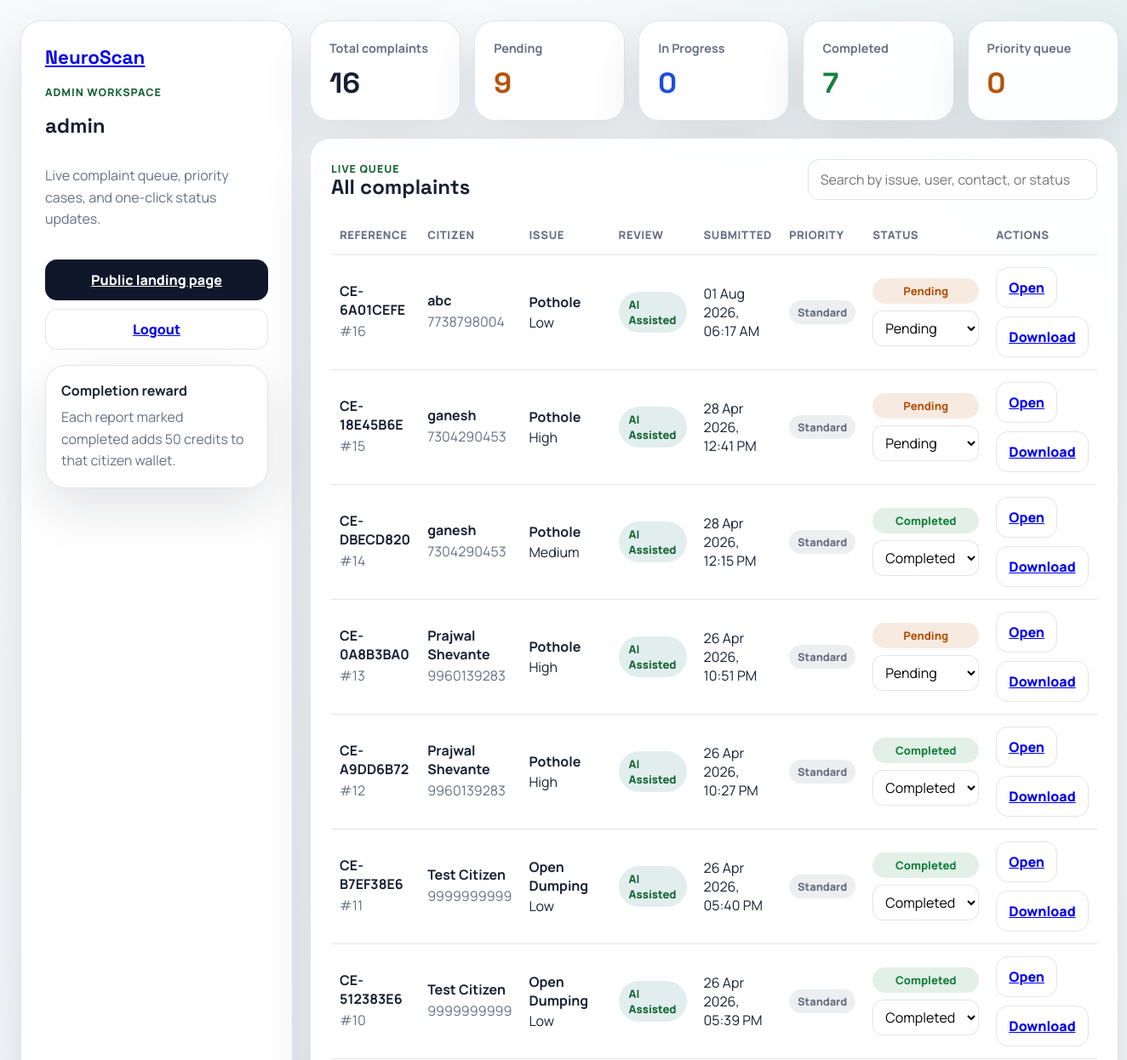
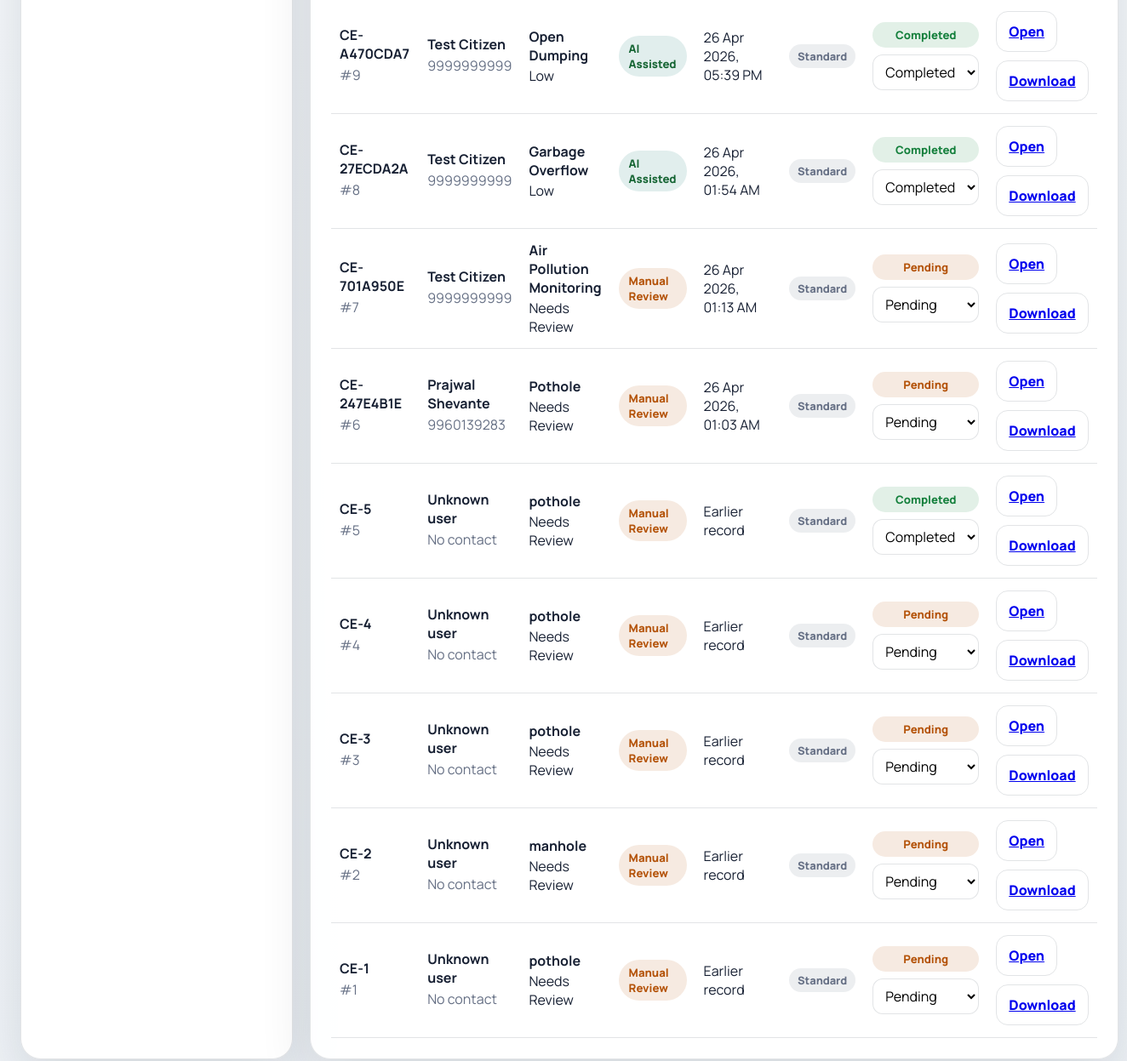
The app's page /admin/dashboard (signed in) with its own data (2 pictures, top to bottom).
### database.py (models this page shows)
class Complaint(Base):
    __tablename__ = "complaints"
    id = Column(Integer, primary_key=True)
    issue_type = Column(String)
    image_path = Column(String)
    confidence = Column(Float)
    latitude = Column(Float)
    longitude = Column(Float)
    comment = Column(String)
    status = Column(String, default="Pending")
    user_name = Column(String)
    user_contact = Column(String)
    reference_code = Column(String)
    created_at = Column(String)
    user_id = Column(Integer)
    issue_key = Column(String)
    detection_mode = Column(String)
    model_key = Column(String)
    severity = Column(String)
    last_updated_at = Column(String)
    reward_points = Column(Integer, default=0)
    priority_requested = Column(Integer, default=0)

### app.py (the view)
@app.get("/admin/dashboard", response_class=HTMLResponse)
async def admin_dashboard(request: Request):
    admin_session = get_current_admin_session(request)
    if not admin_session:
        return RedirectResponse("/login?tab=admin", status_code=302)
    db = SessionLocal()
    try:
        complaints = db.query(Complaint).order_by(Complaint.id.desc()).all()
    finally:
        db.close()
    stats = {
        "total": len(complaints),
        "pending": sum(1 for complaint in complaints if complaint.status == "Pending"),
        "in_progress": sum(1 for complaint in complaints if complaint.status == "In Progress"),
        "completed": sum(1 for complaint in complaints if complaint.status == "Completed"),
        "priority": sum(1 for complaint in complaints if getattr(complaint, "priority_requested", 0)),
    }
    return templates.TemplateResponse(
        request,
        "admin.html",
        {
            "request": request,
            "complaints": complaints,
            "stats": stats,
            "admin": admin_session,
            "status_choices": ["Pending", "In Progress", "Completed"],
            "completion_reward_points": COMPLETION_REWARD_POINTS,
        },
    )

### templates/admin.html (shortened to what this page needs)
<!DOCTYPE html>
<html lang="en">
<head>
    <link rel="stylesheet" href="/static/admin.css">
</head>
<body>
    <div class="dashboard-shell">
        <aside class="dashboard-sidebar">
            <a href="/" class="brand">NeuroScan</a>
            <p class="sidebar-label">Admin workspace</p>
            <h1>{{ admin.name }}</h1>
            <p class="sidebar-copy">Live complaint queue, priority cases, and one-click status updates.</p>
            <div class="sidebar-actions">
                <a href="/" class="sidebar-link">Public landing page</a>
                <a href="/admin/logout" class="sidebar-link">Logout</a>
            </div>
            <div class="sidebar-note">
                <strong>Completion reward</strong>
                <p>Each report marked completed adds {{ completion_reward_points }} credits to that citizen wallet.</p>
            </div>
        </aside>
        <main class="dashboard-main">
            <section class="stats-row">
                <article class="stat-card">
                    <span>Total complaints</span>
                    <strong>{{ stats.total }}</strong>
                </article>
                <article class="stat-card warning">
                    <span>Pending</span>
                    <strong>{{ stats.pending }}</strong>
                </article>
                <article class="stat-card info">
                    <span>In Progress</span>
                    <strong>{{ stats.in_progress }}</strong>
                </article>
                <article class="stat-card success">
                    <span>Completed</span>
                    <strong>{{ stats.completed }}</strong>
                </article>
                <article class="stat-card accent">
                    <span>Priority queue</span>
                    <strong>{{ stats.priority }}</strong>
                </article>
            </section>
            <section class="table-panel">
                <div class="panel-head">
                    <div>
                        <p class="mini-label">Live queue</p>
                        <h2>All complaints</h2>
                    </div>
                    <input id="searchInput" type="text" placeholder="Search by issue, user, contact, or status">
                </div>
                <div class="table-wrap">
                    <table>
                        <thead>
                            <tr>
                                <th>Reference</th>
                                <th>Citizen</th>
                                <th>Issue</th>
                                <th>Review</th>
                                <th>Submitted</th>
                                <th>Priority</th>
                                <th>Status</th>
                                <th>Actions</th>
                            </tr>
                        </thead>
                        <tbody id="complaintsTable">
                            {% for c in complaints %}
                            <tr data-search="{{ (c.reference_code or ('CE-' ~ c.id)) ~ ' ' ~ (c.user_name or '') ~ ' ' ~ (c.user_contact or '') ~ ' ' ~ (c.issue_type or '') ~ ' ' ~ (c.status or '') ~ ' ' ~ (c.detection_mode or '') ~ ' ' ~ (c.severity or '') ~ ' ' ~ ('priority' if c.priority_requested else 'standard') }}">
                                <td>
                                    <div class="ref-block">
                                        <strong>{{ c.reference_code or ('CE-' ~ c.id) }}</strong>
                                        <span>#{{ c.id }}</span>
                                    </div>
                                </td>
                                <td>
                                    <div class="user-block">
                                        <strong>{{ c.user_name or 'Unknown user' }}</strong>
                                        <span>{{ c.user_contact or 'No contact' }}</span>
                                    </div>
                                </td>
                                <td>
                                    <div class="issue-block">
                                        <strong>{{ c.issue_type }}</strong>
                                        <span>{{ c.severity or 'Needs Review' }}</span>
                                    </div>
                                </td>
                                <td>
                                    <span class="review-chip {{ (c.detection_mode or 'Manual Review').lower().replace(' ', '-') }}">{{ c.detection_mode or 'Manual Review' }}</span>
                                </td>
                                <td>{{ c.created_at or 'Earlier record' }}</td>
                                <td>
                                    {% if c.priority_requested %}
                                    <span class="priority-chip">Priority</span>
                                    {% else %}
                                    <span class="priority-chip muted">Standard</span>
                                    {% endif %}
                                </td>
                                <td>
                                    <div class="status-cell">
                                        <span id="status-chip-{{ c.id }}" class="status-chip {{ (c.status or 'Pending').lower().replace(' ', '-') }}">{{ c.status or 'Pending' }}</span>
                                        <select class="table-status-select" onchange="updateStatus({{ c.id }}, this.value)">
                                            {% for status in status_choices %}
                                            <option value="{{ status }}" {{ 'selected' if (c.status or 'Pending') == status else '' }}>{{ status }}</option>
                                            {% endfor %}
                                        </select>
                                    </div>
                                </td>
                                <td>
                                    <div class="action-row">
                                        <a class="table-link" href="/admin/report/{{ c.id }}">Open</a>
                                        <a class="table-link" href="/admin/download/{{ c.id }}">Download</a>
                                    </div>
                                </td>
                            </tr>
                            {% endfor %}
                        </tbody>
                    </table>
                </div>
            </section>
        </main>
    </div>
</body>
</html>

### records on screen
Complaint: reference_code "CE-6A01CEFE", id "16", user_name "abc", user_contact "7738798004", issue_type "Pothole", severity "Low", detection_mode "AI Assisted", created_at "01 Aug 2026, 06:17 AM", priority_requested "Standard", status "Pending", id "Pending"
Complaint: reference_code "CE-18E45B6E", id "15", user_name "ganesh", user_contact "7304290453", issue_type "Pothole", severity "High", detection_mode "AI Assisted", created_at "28 Apr 2026, 12:41 PM", priority_requested "Standard", status "Pending", id "Pending"
Complaint: reference_code "CE-DBECD820", id "14", user_name "ganesh", user_contact "7304290453", issue_type "Pothole", severity "Medium", detection_mode "AI Assisted", created_at "28 Apr 2026, 12:15 PM", priority_requested "Standard", status "Completed", id "Completed"
Complaint: reference_code "CE-0A8B3BA0", id "13", user_name "Prajwal Shevante", user_contact "9960139283", issue_type "Pothole", severity "High", detection_mode "AI Assisted", created_at "26 Apr 2026, 10:51 PM", priority_requested "Standard", status "Pending", id "Pending"
Complaint: reference_code "CE-A9DD6B72", id "12", user_name "Prajwal Shevante", user_contact "9960139283", issue_type "Pothole", severity "High", detection_mode "AI Assisted", created_at "26 Apr 2026, 10:27 PM", priority_requested "Standard", status "Completed", id "Completed"
Complaint: reference_code "CE-B7EF38E6", id "11", user_name "Test Citizen", user_contact "9999999999", issue_type "Open Dumping", severity "Low", detection_mode "AI Assisted", created_at "26 Apr 2026, 05:40 PM", priority_requested "Standard", status "Completed", id "Completed"
Complaint: reference_code "CE-512383E6", id "10", user_name "Test Citizen", user_contact "9999999999", issue_type "Open Dumping", severity "Low", detection_mode "AI Assisted", created_at "26 Apr 2026, 05:39 PM", priority_requested "Standard", status "Completed", id "Completed"
Complaint: reference_code "CE-A470CDA7", id "9", user_name "Test Citizen", user_contact "9999999999", issue_type "Open Dumping", severity "Low", detection_mode "AI Assisted", created_at "26 Apr 2026, 05:39 PM", priority_requested "Standard", status "Completed", id "Completed"
Complaint: reference_code "CE-27ECDA2A", id "8", user_name "Test Citizen", user_contact "9999999999", issue_type "Garbage Overflow", severity "Low", detection_mode "AI Assisted", created_at "26 Apr 2026, 01:54 AM", priority_requested "Standard", status "Completed", id "Completed"
Complaint: reference_code "CE-701A950E", id "7", user_name "Test Citizen", user_contact "9999999999", issue_type "Air Pollution Monitoring", severity "Needs Review", detection_mode "Manual Review", created_at "26 Apr 2026, 01:13 AM", priority_requested "Standard", status "Pending", id "Pending"
Complaint: reference_code "CE-247E4B1E", id "6", user_name "Prajwal Shevante", user_contact "9960139283", issue_type "Pothole", severity "Needs Review", detection_mode "Manual Review", created_at "26 Apr 2026, 01:03 AM", priority_requested "Standard", status "Pending", id "Pending"
Complaint: reference_code+id "CE-5", id "5", user_name "Unknown user", user_contact "No contact", issue_type "pothole", severity "Needs Review", detection_mode "Manual Review", created_at "Earlier record", priority_requested "Standard", status "Completed", id "Completed"
Complaint: reference_code+id "CE-4", id "4", user_name "Unknown user", user_contact "No contact", issue_type "pothole", severity "Needs Review", detection_mode "Manual Review", created_at "Earlier record", priority_requested "Standard", status "Pending", id "Pending"
Complaint: reference_code+id "CE-3", id "3", user_name "Unknown user", user_contact "No contact", issue_type "pothole", severity "Needs Review", detection_mode "Manual Review", created_at "Earlier record", priority_requested "Standard", status "Pending", id "Pending"
Complaint: reference_code+id "CE-2", id "2", user_name "Unknown user", user_contact "No contact", issue_type "manhole", severity "Needs Review", detection_mode "Manual Review", created_at "Earlier record", priority_requested "Standard", status "Pending", id "Pending"
Complaint: reference_code+id "CE-1", id "1", user_name "Unknown user", user_contact "No contact", issue_type "pothole", severity "Needs Review", detection_mode "Manual Review", created_at "Earlier record", priority_requested "Standard", status "Pending", id "Pending"

### other values on screen
{{ admin.name }} "admin"
{{ completion_reward_points }} "50"
{{ stats.total }} "16"
{{ stats.pending }} "9"
{{ stats.in_progress }} "0"
{{ stats.completed }} "7"
{{ stats.priority }} "0"
